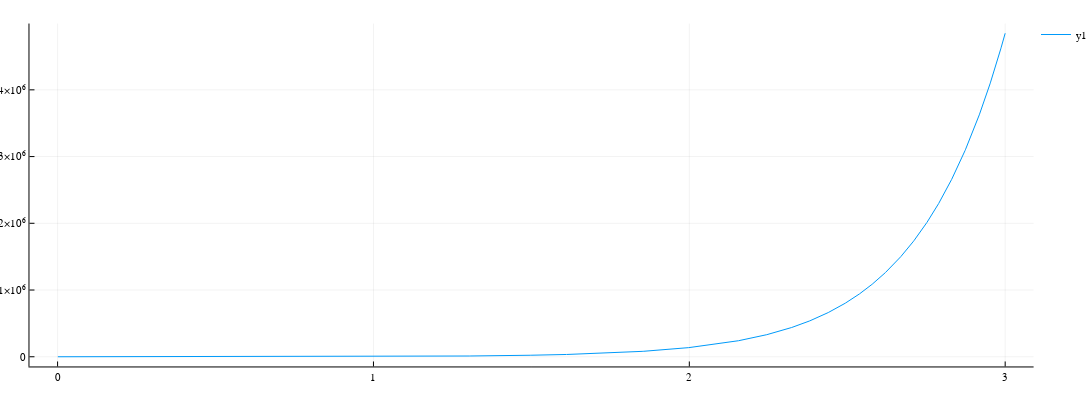

This figure's notebook cell:
### Code cell
println((1+0.02502539845818963)^365)
r(97.083649, 99.51320600000001, 1/365)
x = 0.00001:0.00001:0.03
y = map(i -> (1+i)^365-1, x)
doplot(x.*100, y.*100)

### Figure 1 — Plotly figure (JSON) as saved in the notebook; plotly's stock layout.template omitted (floating-point values rounded to 4 significant figures; data arrays with more than 128 entries replaced by an {"elided": "..."} marker saying what was removed)
{"data": [{"colorbar": {"title": {"text": ""}}, "hoverinfo": "text", "legendgroup": "y1", "line": {"color": "rgba(0, 154, 250, 1.000)", "dash": "solid", "shape": "linear", "width": 1}, "mode": "lines", "name": "y1", "showlegend": true, "text": {"elided": "3000 str values"}, "type": "scatter", "x": {"elided": "3000 float values"}, "xaxis": "x", "y": {"elided": "3000 float values"}, "yaxis": "y", "zmax": null, "zmin": null}], "layout": {"annotations": [], "height": 400, "legend": {"bgcolor": "rgba(255, 255, 255, 1.000)", "bordercolor": "rgba(0, 0, 0, 1)", "font": {"color": "rgba(0, 0, 0, 1)", "family": "sans-serif", "size": 11}, "tracegroupgap": 0, "x": 1, "y": 1}, "margin": {"b": 20, "l": 0, "r": 0, "t": 20}, "paper_bgcolor": "rgba(255, 255, 255, 1.000)", "plot_bgcolor": "rgba(255, 255, 255, 1.000)", "showlegend": true, "width": 1700, "xaxis": {"anchor": "y", "domain": [0.02846, 0.9977], "gridcolor": "rgba(0, 0, 0, 0.1)", "gridwidth": 0.5, "linecolor": "rgba(0, 0, 0, 1)", "mirror": false, "range": [-0.08897, 3.09], "showgrid": true, "showline": true, "showticklabels": true, "tickangle": 0, "tickcolor": "rgb(0, 0, 0)", "tickfont": {"color": "rgba(0, 0, 0, 1)", "family": "sans-serif", "size": 11}, "tickmode": "array", "ticks": "inside", "ticktext": ["0", "1", "2", "3"], "tickvals": [0, 1, 2, 3], "title": {"font": {"color": "rgba(0, 0, 0, 1)", "family": "sans-serif", "size": 15}, "text": ""}, "type": "linear", "visible": true, "zeroline": false, "zerolinecolor": "rgba(0, 0, 0, 1)"}, "yaxis": {"anchor": "x", "domain": [0.03762, 0.9902], "gridcolor": "rgba(0, 0, 0, 0.1)", "gridwidth": 0.5, "linecolor": "rgba(0, 0, 0, 1)", "mirror": false, "range": [-145400.0, 4994000.0], "showgrid": true, "showline": true, "showticklabels": true, "tickangle": 0, "tickcolor": "rgb(0, 0, 0)", "tickfont": {"color": "rgba(0, 0, 0, 1)", "family": "sans-serif", "size": 11}, "tickmode": "array", "ticks": "inside", "ticktext": ["0", "1×10⁶", "2×10⁶", "3×10⁶", "4×10⁶"], "tickvals": [0, 1000000, 2000000, 3000000, 4000000], "title": {"font": {"color": "rgba(0, 0, 0, 1)", "family": "sans-serif", "size": 15}, "text": ""}, "type": "linear", "visible": true, "zeroline": false, "zerolinecolor": "rgba(0, 0, 0, 1)"}}}
